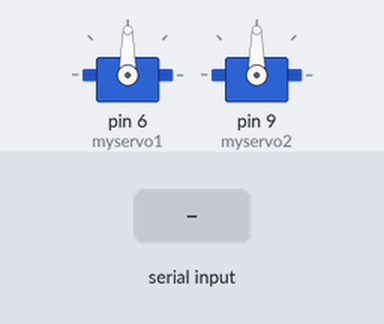
A sketch run on a simulated Arduino Uno, built with avr-gcc and run on an emulated ATmega328P. On the bench: 2 × servo. Inputs (shaded band) come from the test bench. What the sketch prints to the serial monitor is not drawn.

Above: at 1.2 s.
1.3 s: "1" received over Serial
At 2.5 s:
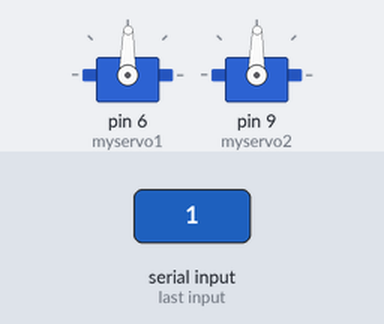
2.8 s: byte 0 (0) received over Serial
At 3.7 s:
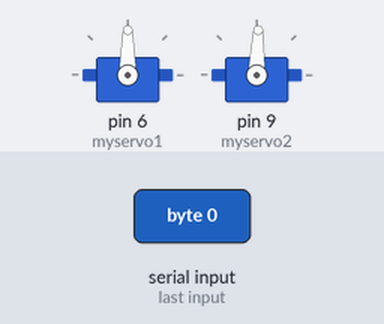
4.3 s: "0" received over Serial
At 4.8 s:
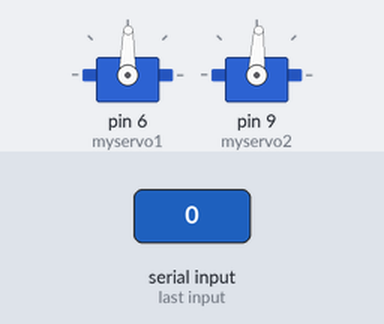
Timing chart, 0 to 7.3 s (numbered marks = the images above; inputs shaded):
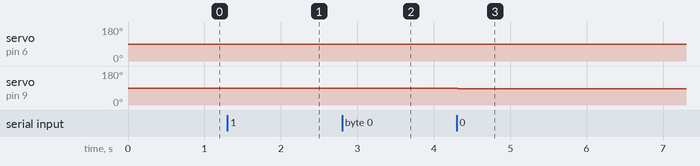

Measured:
- after the input at 1.3 s, servo on pin 6 (myservo1), servo on pin 9 (myservo2): 90° → 89° at once
- after the input at 2.8 s, servo on pin 6 (myservo1): 89° → 90° at once; servo on pin 9 (myservo2): 89° → 88° at once
- after the input at 4.3 s, servo on pin 6 (myservo1): 90° → 89° at once; servo on pin 9 (myservo2): 88° → 87° at once

The sketch:

new_final_edit.ino
```cpp
#include<Servo.h>

Servo myservo1;
Servo myservo2;
int change1=0;
int change2=0;
int final_angle=90;
int final_angle_y=90;
int bit1=1;
int bit2=1;
void setup()
{
      myservo1.attach(6);
      myservo2.attach(9);
      Serial.begin(9600);
      Serial.println("Connection established...");
      myservo1.write(final_angle);
      myservo2.write(final_angle_y);
}

void loop()
{
  while (Serial.available())
    {
           change1=0;change2=0;
           bit1=Serial.read();
           delay(5);
           bit2=Serial.read();
           delay(5);
           change1= Serial.read();//change can be both +ve or -ve
           delay(5);
           change2 = Serial.read();//change can be both +ve or -ve

           if(bit1==0)
            change1*=-1;
           if((final_angle+change1)>=0 && (final_angle+change1)<=180)
              final_angle+=change1;
           if(bit2==0)
            change2*=-1;
           if((final_angle_y+change2)>=0 && (final_angle_y+change2)<=180)
              final_angle_y+=change2;

           //Serial.println(final_angle);
           myservo1.write(final_angle);
           //Serial.println(final_angle_y);
           myservo2.write(final_angle_y);


    }
}
```
